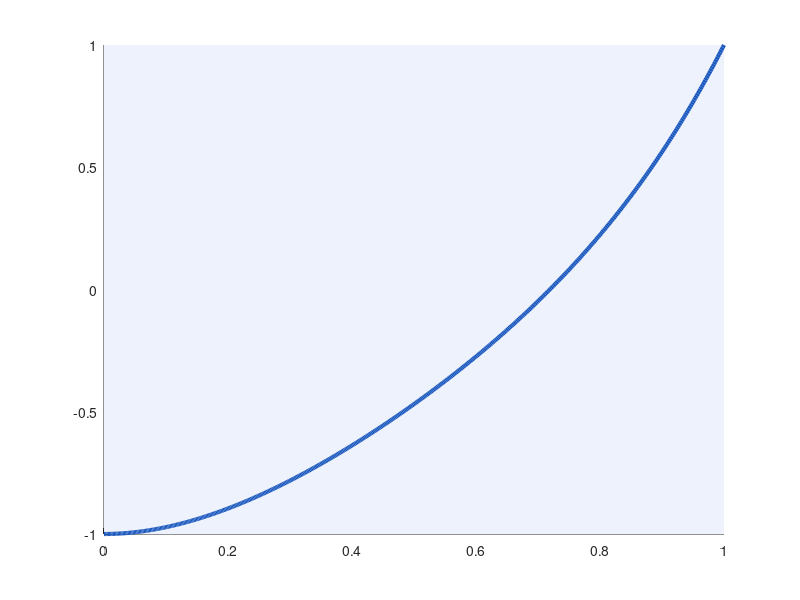

MATLAB code for this plot: (Note: this script raises an error after producing the figure.)
% GENERATE_IMAGES  Re-create every plot used in README.md.
%
%   Run from the project root:
%       octave --no-gui scripts/generate_images.m

here = fileparts(mfilename("fullpath"));
root_dir = fullfile(here, "..");
addpath(fullfile(root_dir, "src"));
addpath(here);
out = fullfile(root_dir, "images");
if ! exist(out, "dir"), mkdir(out); end

BLUE = [0.11 0.35 0.75];  RED = [0.85 0.20 0.15];  GREEN = [0.10 0.60 0.35];
ORANGE = [0.95 0.55 0.10]; GREY = [0.45 0.45 0.45];

f = @(x) x.^5 - 2*x.^3 + 3*x.^2 - 1;

% ------------------------------------------------------------------ 1
fig = figure("visible", "off", "position", [100 100 1000 700]);
x = linspace(0, 1, 500);
hold on;
fill([0 1 1 0], [-1 -1 1 1], [0.93 0.95 0.99], "edgecolor", "none");
plot(x, f(x), "-", "linewidth", 3, "color", BLUE);
ks = [-0.5 0 0.5];  cols = {GREEN, RED, ORANGE};
for i = 1:3
  c = ivt_find_c(f, 0, 1, ks(i));
  plot([0 1], [ks(i) ks(i)], "--", "color", cols{i}, "linewidth", 2);
  plot([c c], [-1.2 ks(i)], ":", "color", cols{i}, "linewidth", 2);
  plot(c, ks(i), "o", "markersize", 12, "markerfacecolor", cols{i}, "markeredgecolor", cols{i});
  text(c + 0.015, -1.1, sprintf("c = %.4f", c), "fontsize", 12, "color", cols{i});
  text(0.02, ks(i) + 0.07, sprintf("k = %.1f", ks(i)), "fontsize", 12, "color", cols{i});
end
plot(0, f(0), "s", "markersize", 11, "markerfacecolor", BLUE, "markeredgecolor", BLUE);
plot(1, f(1), "s", "markersize", 11, "markerfacecolor", BLUE, "markeredgecolor", BLUE);
text(0.035, -1.09, "f(0) = -1", "fontsize", 12, "horizontalalignment", "left", "color", BLUE);
text(0.80, 1.07, "f(1) = 1", "fontsize", 12, "color", BLUE);
grid on; axis([0 1 -1.2 1.25]); xlabel("x"); ylabel("f(x)");
title("IVT: every level k between f(0) = -1 and f(1) = 1 is reached at some c in [0, 1]");
save_figure(fig, fullfile(out, "ivt-every-level-is-attained.png"));

% ------------------------------------------------------------------ 2
fig = figure("visible", "off", "position", [100 100 1100 640]);
xx = linspace(-2, 1, 600);
br = find_sign_change_brackets(f, -2, 1, 300);
rts = find_roots_by_scanning(f, -2, 1);
hold on;
for i = 1:rows(br)
  fill([br(i, 1) br(i, 2) br(i, 2) br(i, 1)] + [-0.03 0.03 0.03 -0.03], [-5 -5 5 5], [1.0 0.9 0.7], "edgecolor", "none");
end
plot(xx, f(xx), "-", "linewidth", 3, "color", BLUE);
plot([-2 1], [0 0], "-", "color", GREY, "linewidth", 1);
xs = linspace(-2, 1, 31);  ys = f(xs);
plot(xs(ys > 0), ys(ys > 0), "o", "markersize", 6, "markerfacecolor", GREEN, "markeredgecolor", GREEN);
plot(xs(ys < 0), ys(ys < 0), "o", "markersize", 6, "markerfacecolor", RED, "markeredgecolor", RED);
plot(rts, zeros(size(rts)), "d", "markersize", 12, "markerfacecolor", "k", "markeredgecolor", "k");
for i = 1:numel(rts)
  text(rts(i) + 0.05, 1.6, sprintf("x = %.4f", rts(i)), "fontsize", 12, "rotation", 90);
end
grid on; axis([-2 1 -4 3]); xlabel("x"); ylabel("f(x)");
title("Scanning [-2, 1]: each sign change (orange band) traps a root (black diamond)");
text(-1.95, -3.2, "green dots: f > 0     red dots: f < 0     black diamonds: roots", "fontsize", 12);
text(-1.95, -3.65, "orange bands: sub-intervals where the sign changes", "fontsize", 12, "color", [0.75 0.4 0]);
save_figure(fig, fullfile(out, "ivt-sign-change-scan.png"));

% ------------------------------------------------------------------ 3
fig = figure("visible", "off", "position", [100 100 1200 900]);
subplot(2, 2, 1);
x = linspace(1, 2, 3000);  y = tan(x);  y(abs(y) > 10) = NaN;
plot(x, y, "-", "linewidth", 3, "color", BLUE); hold on;
plot([1 2], [0 0], "-", "color", GREY); plot([pi/2 pi/2], [-10 10], "--", "color", RED, "linewidth", 2);
axis([1 2 -10 10]); grid on; title("tan(x) on [1, 2]: sign change at a pole, no root");
subplot(2, 2, 2);
x = linspace(-1, 1, 3001);  y = 1 ./ x;  y(abs(y) > 10) = NaN;
plot(x(x < 0), y(x < 0), "-", "linewidth", 3, "color", BLUE); hold on;
plot(x(x > 0), y(x > 0), "-", "linewidth", 3, "color", BLUE);
plot([-1 1], [0 0], "-", "color", GREY);
axis([-1 1 -10 10]); grid on; title("1/x on [-1, 1]: not continuous at 0");
subplot(2, 2, 3);
plot([-1 0], [-1 -1], "-", "linewidth", 3, "color", BLUE); hold on;
plot([0 1], [1 1], "-", "linewidth", 3, "color", BLUE);
plot(0, -1, "o", "markersize", 9, "markerfacecolor", "w", "markeredgecolor", BLUE);
plot(0, 1, "o", "markersize", 9, "markerfacecolor", BLUE, "markeredgecolor", BLUE);
plot([-1 1], [0 0], "-", "color", GREY); plot([-1 1], [0.4 0.4], "--", "color", RED, "linewidth", 2);
text(-0.95, 0.5, "k = 0.4 is never attained", "color", RED, "fontsize", 12);
axis([-1 1 -1.5 1.5]); grid on; title("step function: jumps over every value between -1 and 1");
subplot(2, 2, 4);
x = linspace(-1, 1, 400);
plot(x, x.^2 - 0.25, "-", "linewidth", 3, "color", BLUE); hold on;
plot([-1 1], [0 0], "-", "color", GREY);
plot([-0.5 0.5], [0 0], "o", "markersize", 11, "markerfacecolor", RED, "markeredgecolor", RED);
grid on; title("x^2 - 0.25: f(-1) = f(1) > 0, yet two roots exist");
save_figure(fig, fullfile(out, "ivt-when-it-does-not-apply.png"));

% ------------------------------------------------------------------ 4
fig = figure("visible", "off", "position", [100 100 1000 600]);
ks = linspace(-1, 1, 81);
cs = arrayfun(@(k) ivt_find_c(f, 0, 1, k), ks);
plot(cs, ks, "-", "linewidth", 3, "color", BLUE); hold on;
plot(cs(41), ks(41), "o", "markersize", 12, "markerfacecolor", RED, "markeredgecolor", RED);
text(cs(41) + 0.02, -0.15, "root: c = 0.7191", "fontsize", 12, "color", RED);
grid on; xlabel("c  (point located by bisection)"); ylabel("level k");
title("ivt_find_c turns the existence statement into numbers: one c for each k in [-1, 1]", "interpreter", "none");
save_figure(fig, fullfile(out, "ivt-find-c-for-every-level.png"));

printf("Images written to %s\n", out);
